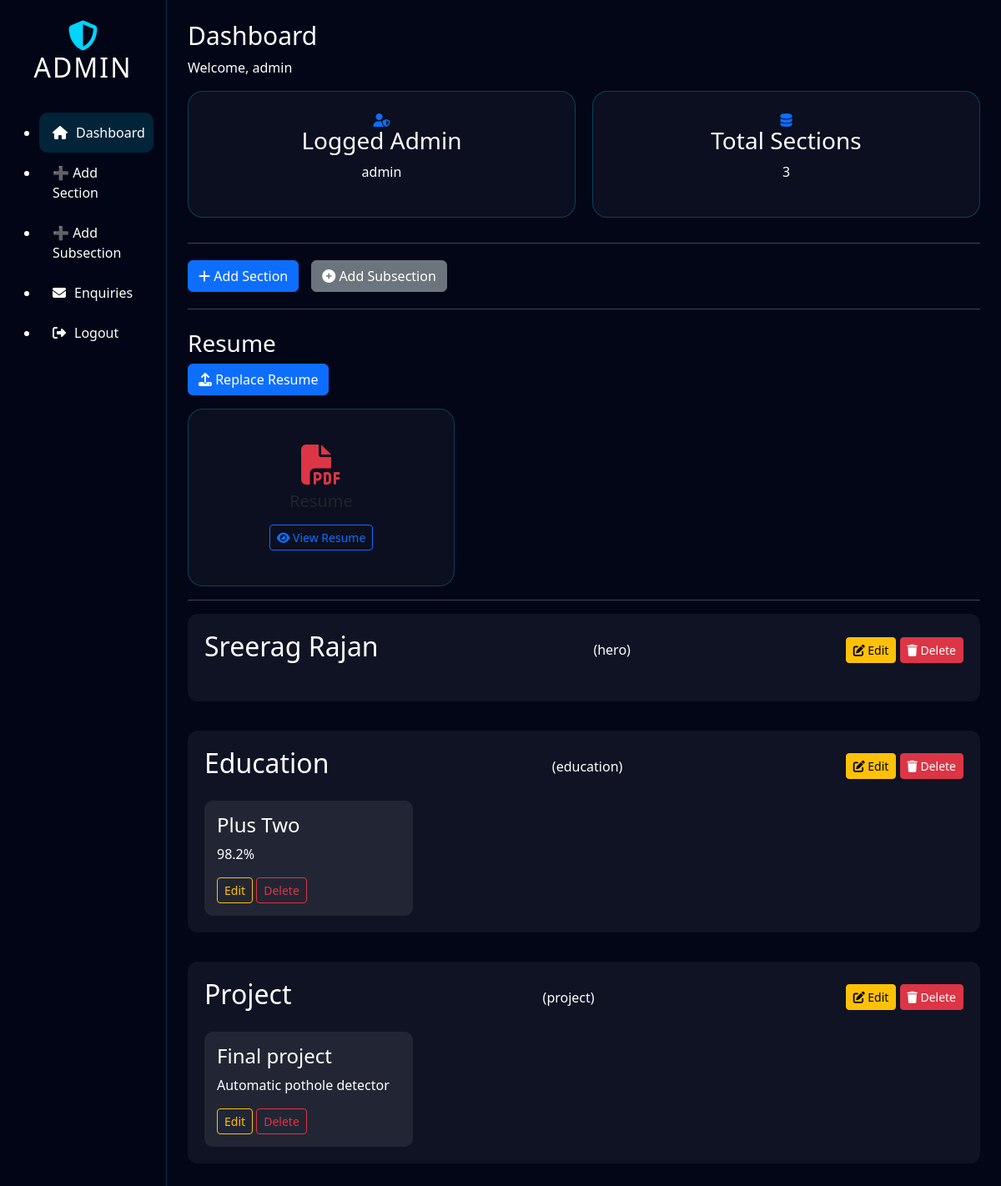
Screenshot of /admin/dashboard (signed in) with the database file from the repository.
### models.py (models this page shows)
class SectionHead(db.Model):
    __tablename__ = "section_head"
    id = db.Column(db.Integer, primary_key=True)
    section_name = db.Column(db.String(100), unique=True, nullable=False)
    section_title = db.Column(db.String(200), nullable=False)
    section_description = db.Column(db.Text)
    display_order = db.Column(db.Integer, default=0)
    items = db.relationship("SectionBody", backref="section", cascade="all, delete",
                            order_by="SectionBody.item_order")

class SectionBody(db.Model):
    __tablename__ = "section_body"
    id = db.Column(db.Integer, primary_key=True)
    section_id = db.Column(db.Integer, db.ForeignKey("section_head.id"), nullable=False)
    content_key = db.Column(db.String(100), nullable=False)
    content_value = db.Column(db.Text, nullable=False)
    group_id = db.Column(db.Integer, default=0)
    item_order = db.Column(db.Integer, default=0)

### admin/routes.py (the view)
@admin_bp.route("/dashboard")
@login_required
def dashboard():
    sections = SectionHead.query.order_by(SectionHead.display_order).all()
    resume = Resume.query.first()
    return render_template(
        "admin_dashboard.html",
        sections=sections,
        resume=resume
    )

### admin/routes.py (called while the page is built)
def login_required(f):
    from functools import wraps
    @wraps(f)
    def wrapper(*args, **kwargs):
        if "admin_id" not in session:
            return redirect(url_for("admin.login"))
        return f(*args, **kwargs)
    return wrapper

### templates/admin_dashboard.html (shortened to what this page needs)
{% extends "admin_layout.html" %}
{% set active = "dashboard" %}
{% set page_title = "Dashboard" %}
{% block content %}
<div class="dashboard-cards">
    <div class="card">
        <i class="fas fa-user-shield text-primary"></i>
        <h3>Logged Admin</h3>
        <p>{{ session['admin_username'] }}</p>
    </div>
    <div class="card">
        <i class="fas fa-database text-primary"></i>
        <h3>Total Sections</h3>
        <p>{{ sections|length }}</p>
    </div>
</div>
<hr>
<div class="action-buttons">
    <a class="btn btn-primary" href="{{ url_for('admin.add_section_head') }}">
        <i class="fas fa-plus"></i> Add Section
    </a>
    <a class="btn btn-secondary" href="{{ url_for('admin.add_subsection') }}">
        <i class="fas fa-plus-circle"></i> Add Subsection
    </a>
</div>
<hr>
<h3 class="mt-4">Resume</h3>
<form action="{{ url_for('admin.upload_resume') }}" method="POST" enctype="multipart/form-data" class="mb-3">
    <label for="resumeUpload" class="btn btn-primary">
        <i class="fas fa-upload"></i>
        {{ "Replace Resume" if resume else "Upload Resume" }}
    </label>
</form>
{% if resume %}
<div class="card" style="max-width: 320px;">
    <div class="card-body text-center">
        <i class="fas fa-file-pdf fa-3x text-danger mb-2"></i>
        <h5>Resume</h5>
        <a href="{{ url_for('static', filename='uploads/resume/' + resume.filename) }}" target="_blank"
            class="btn btn-outline-primary btn-sm mt-2">
            <i class="fas fa-eye"></i> View Resume
        </a>
    </div>
</div>
{% endif %}
<hr>
{% for section in sections %}
<div class="section-block">
    <div class="section-header">
        <h2>{{ section.section_title }}</h2>
        <span class="section-name">({{ section.section_name }})</span>
        <div class="section-actions">
            <a href="{{ url_for('admin.edit_section', id=section.id) }}" class="btn btn-sm btn-warning">
                <i class="fas fa-edit"></i> Edit
            </a>
            <a href="{{ url_for('admin.delete_section', id=section.id) }}" class="btn btn-sm btn-danger"
                onclick="return confirm('Delete this section and all its subsections?');">
                <i class="fas fa-trash"></i> Delete
            </a>
        </div>
    </div>
    <div class="subsection-grid">
        {% for item in section.items %}
        <div class="sub-card">
            <h4>{{ item.content_key }}</h4>
            <p>{{ item.content_value }}</p>
            <div class="sub-actions">
                <a href="{{ url_for('admin.edit_subsection', id=item.id) }}" class="btn btn-sm btn-outline-warning">
                    Edit
                </a>
                <a href="{{ url_for('admin.delete_subsection', id=item.id) }}" class="btn btn-sm btn-outline-danger"
                    onclick="return confirm('Delete this subsection?');">
                    Delete
                </a>
            </div>
        </div>
        {% endfor %}
    </div>
</div>
{% endfor %}
{% endblock %}

### static/css/admin_dashboard.css (style rules this page uses)
* { margin: 0; padding: 0; box-sizing: border-box; }
body.admin-body { background: #020617; color: #ffffff; min-height: 100vh; font-family: 'Segoe UI', Tahoma, Geneva, Verdana, sans-serif; }
.dashboard-cards { display: flex; gap: 20px; margin-bottom: 30px; }
.card { flex: 1; background: rgba(255, 255, 255, 0.04); padding: 26px; border-radius: 18px; border: 1px solid rgba(0, 212, 255, 0.25); text-align: center; transition: 0.3s ease; }
.card p { color: #ffffff !important; }
.action-buttons { display: flex; gap: 15px; margin: 20px 0; }
.action-buttons a { text-decoration: none !important; }
.section-block { background: rgba(255,255,255,0.05); padding: 20px; border-radius: 12px; margin-bottom: 35px; }
.section-header { display: flex; justify-content: space-between; align-items: center; }
.section-header h2 { color: #ffffff; }
.subsection-grid { display: flex; gap: 15px; flex-wrap: wrap; margin-top: 18px; }
.sub-card { width: 250px; padding: 15px; background: rgba(255,255,255,0.08); border-radius: 10px; color: white; }
.sub-actions { margin-top: 10px; }
.dashboard-cards .card p, .dashboard-cards .card h3 { color: #ffffff !important; opacity: 1 !important; }

### rows the page displays
SectionHead: section_title "Sreerag Rajan", section_name "hero"
SectionHead: section_title "Education", section_name "education"
SectionBody: content_key "Plus Two", content_value "98.2%"
SectionHead: section_title "Project", section_name "project"
SectionBody: content_key "Final project", content_value "Automatic pothole detector"

### other values shown
{{ page_title }} "Dashboard"
{{ session['admin_username'] }} "admin"
{{ sections|length }} "3"
{{ "Replace Resume" if resume else "Upload Resume" }} "Replace Resume"
